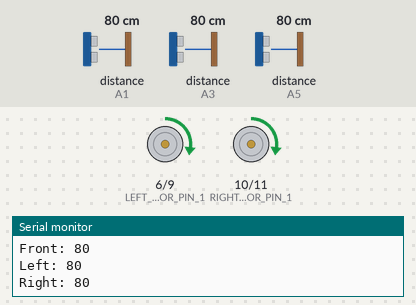
A sketch run on a simulated Arduino Uno, built with avr-gcc and run on an emulated ATmega328P. Shown: motor-driver pin pairs drawn as motors (green arrow = first pin HIGH = forward, orange = second pin HIGH = backward, longer = more drive), the last lines printed to the serial monitor. Wiring (inferred from the names in the program): 3 × ultrasonic range finder: trigger A0, echo A1 / trigger A2, echo A3 / trigger A4, echo A5. The test bench sets the inputs (shaded band); at power-on: distance to the obstacle (sensors on A1, A3, A5) 80 cm. The echo pulse lasts 58.3 µs per cm.

Above: at 1.2 s.
1.3 s: distance to the obstacle (sensor on A1) set to 29 cm
2.8 s: distance to the obstacle (sensor on A1) set to 23 cm
At 3.6 s:
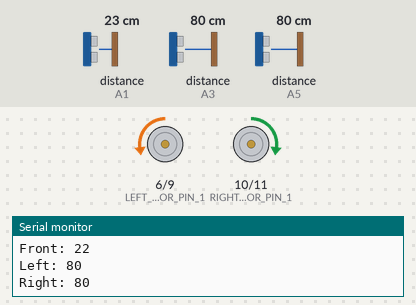
4.3 s: distance to the obstacle (sensor on A3) set to 17 cm
7.3 s: distance to the obstacle (sensor on A3) set to 13 cm
At 7.7 s:
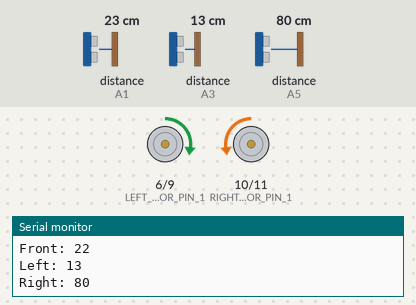
11.8 s: distance to the obstacle (sensor on A1) set to 250 cm
At 12.8 s:
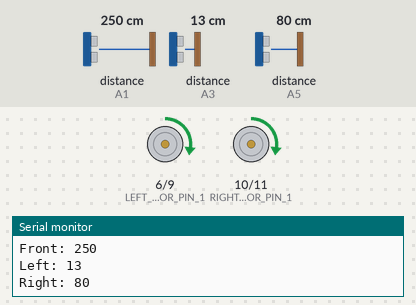
Timing chart, 0 to 14.8 s (numbered marks = the images above; inputs shaded):
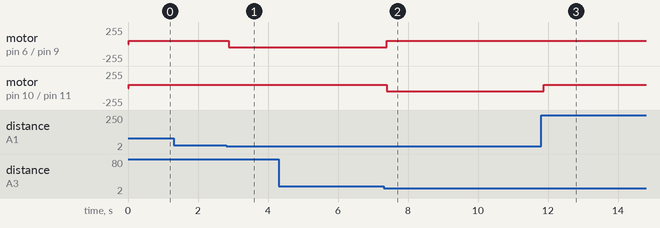

Measured:
- the behaviour switches between 27 and 26 cm on distance to the obstacle (sensor on A1) (found by bisection; images 0 and 1)
- the behaviour switches between 16 and 15 cm on distance to the obstacle (sensor on A3) (found by bisection; images 1 and 2)
- after the input at 2.8 s, motor on pin 6 (LEFT_MOTOR_PIN_1) / pin 9 (LEFT_MOTOR_PIN_2): forward 50/255 → backward 50/255 after 0.08 s
- after the input at 7.3 s, motor on pin 6 (LEFT_MOTOR_PIN_1) / pin 9 (LEFT_MOTOR_PIN_2): backward 50/255 → forward 50/255 after 0.10 s; motor on pin 10 (RIGHT_MOTOR_PIN_1) / pin 11 (RIGHT_MOTOR_PIN_2): forward 50/255 → backward 50/255 after 0.10 s
- after the input at 11.8 s, motor on pin 10 (RIGHT_MOTOR_PIN_1) / pin 11 (RIGHT_MOTOR_PIN_2): backward 50/255 → forward 50/255 after 0.07 s

The sketch:

maze.ino
```cpp
// Ultrasonic sensor pins
#define FRONT_TRIG_PIN A0
#define FRONT_ECHO_PIN A1

#define LEFT_TRIG_PIN A2
#define LEFT_ECHO_PIN A3

#define RIGHT_TRIG_PIN A4
#define RIGHT_ECHO_PIN A5

// Motor control pins
#define LEFT_MOTOR_PIN_1 6
#define LEFT_MOTOR_PIN_2 9

#define RIGHT_MOTOR_PIN_1 10
#define RIGHT_MOTOR_PIN_2 11

// Define motor speed constants
#define FORWARD_SPEED 50
#define BACKWARD_SPEED 0
#define TURN_SPEED 135

// Define distance thresholds for obstacle detection
#define FRONT_THRESHOLD 25
#define SIDE_THRESHOLD 15

void setup() {
  // Initialize ultrasonic sensor pins
  pinMode(FRONT_TRIG_PIN, OUTPUT);
  pinMode(FRONT_ECHO_PIN, INPUT);
  pinMode(LEFT_TRIG_PIN, OUTPUT);
  pinMode(LEFT_ECHO_PIN, INPUT);
  pinMode(RIGHT_TRIG_PIN, OUTPUT);
  pinMode(RIGHT_ECHO_PIN, INPUT);

  // Initialize motor control pins as OUTPUT
  pinMode(LEFT_MOTOR_PIN_1, OUTPUT);
  pinMode(LEFT_MOTOR_PIN_2, OUTPUT);
  pinMode(RIGHT_MOTOR_PIN_1, OUTPUT);
  pinMode(RIGHT_MOTOR_PIN_2, OUTPUT);

  Serial.begin(9600); // Start serial communication for debugging
}

void loop() {
  // Read sensor data
  int front_distance = getDistance(FRONT_TRIG_PIN, FRONT_ECHO_PIN);
  int left_distance = getDistance(LEFT_TRIG_PIN, LEFT_ECHO_PIN);
  int right_distance = getDistance(RIGHT_TRIG_PIN, RIGHT_ECHO_PIN);

  // Debugging
  Serial.print("Front: "); Serial.println(front_distance);
  Serial.print("Left: "); Serial.println(left_distance);
  Serial.print("Right: "); Serial.println(right_distance);

  // Adjust movement based on sensor readings
  if (front_distance > FRONT_THRESHOLD) {
    moveForward();
  } else if (left_distance > SIDE_THRESHOLD && right_distance > SIDE_THRESHOLD) {
    turnLeft();  // Follow left wall
  } else if (left_distance < right_distance) {
    turnRight();
  } else {
    turnLeft();
  }

  delay(100); // Delay for stability
}

// Function to get distance from ultrasonic sensor
int getDistance(int trigPin, int echoPin) {
  digitalWrite(trigPin, LOW);
  delayMicroseconds(2);
  digitalWrite(trigPin, HIGH);
  delayMicroseconds(10);
  digitalWrite(trigPin, LOW);
  return pulseIn(echoPin, HIGH) / 58; // Convert pulse duration to distance in cm
}

// Function to move the robot forward
void moveForward() {
  analogWrite(LEFT_MOTOR_PIN_1, FORWARD_SPEED);
  analogWrite(LEFT_MOTOR_PIN_2, BACKWARD_SPEED);
  analogWrite(RIGHT_MOTOR_PIN_1, FORWARD_SPEED);
  analogWrite(RIGHT_MOTOR_PIN_2, BACKWARD_SPEED);
}

// Function to turn the robot left
void turnLeft() {
  analogWrite(LEFT_MOTOR_PIN_1, BACKWARD_SPEED);
  analogWrite(LEFT_MOTOR_PIN_2, FORWARD_SPEED);
  analogWrite(RIGHT_MOTOR_PIN_1, FORWARD_SPEED);
  analogWrite(RIGHT_MOTOR_PIN_2, BACKWARD_SPEED);
}

// Function to turn the robot right
void turnRight() {
  analogWrite(LEFT_MOTOR_PIN_1, FORWARD_SPEED);
  analogWrite(LEFT_MOTOR_PIN_2, BACKWARD_SPEED);
  analogWrite(RIGHT_MOTOR_PIN_1, BACKWARD_SPEED);
  analogWrite(RIGHT_MOTOR_PIN_2, FORWARD_SPEED);
}
```
